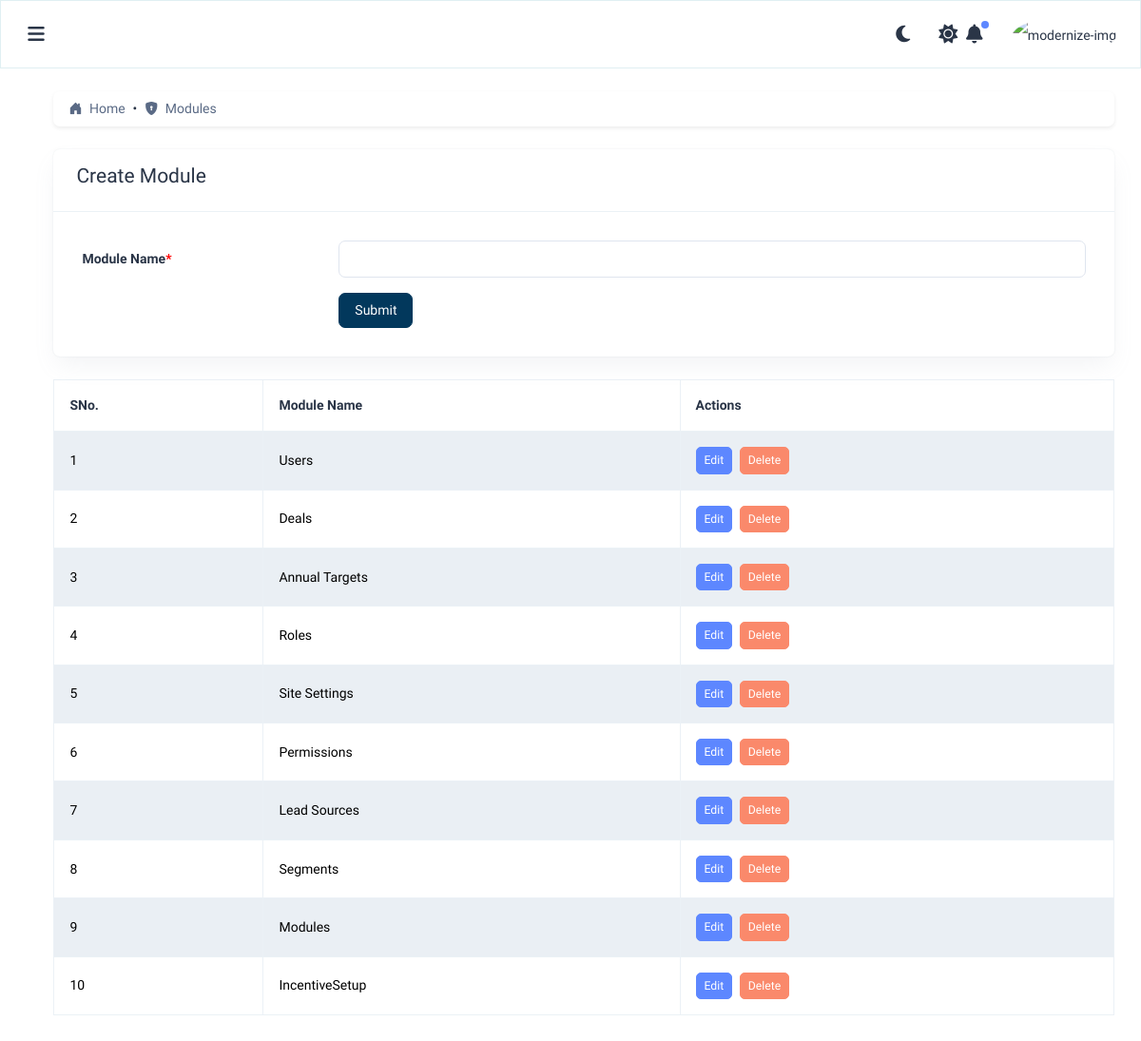
The page /module/ on the database its author committed.
### incentives/models.py (models this page shows, shortened)
class AuditMixin(models.Model):
    created_by = models.CharField(max_length=100, null=True, blank=True)
    updated_by = models.CharField(max_length=100, null=True, blank=True)
    created_at = models.DateTimeField(default=timezone.now)
    updated_at = models.DateTimeField(auto_now=True)
    class Meta:
        abstract = True

class Module(AuditMixin):
    module = models.CharField(max_length=100, unique=True)

### incentives/views.py (the view)
# urls.py: path('module/', views.module, name='module'),
def module(request):
    modules = Module.objects.all()
    edit_id = request.GET.get('edit')
    if edit_id:
        instance = get_object_or_404(Module, pk=edit_id)
    else:
        instance = None
    if request.method == 'POST':
        if 'delete_id' in request.POST:
            delete_id = request.POST.get('delete_id')
            Module.objects.filter(pk=delete_id).delete()
            return redirect('module')  # After delete, clean reload
        form = ModuleForm(request.POST, instance=instance)
        if form.is_valid():
            form.save()
            return redirect('module')  # After save, clean reload
    else:
        form = ModuleForm(instance=instance)
    return render(request, 'owner/settings/module.html', {
        'modules': modules,  # <<< correct name (small m)
        'form': form,
        'editing': bool(edit_id),
    })

### incentives/forms.py
class ModuleForm(forms.ModelForm):
    class Meta:
        model = Module
        fields = ['module']

### incentives/templates/owner/settings/module.html (shortened to what this page needs)
{% extends 'layouts/layout.html' %}
{% load static %}
{% load form_filters %}
{% block content %}
<div class="card mb-4 shadow-sm">
  <div class="card-body py-2 px-3">
    <nav aria-label="breadcrumb">
      <ol class="breadcrumb mb-0">
        <li class="breadcrumb-item">
          <a href="{% url 'admin_dashboard' %}" class="text-decoration-none text-primary">
            <i class="bi bi-house-door-fill me-1"></i> Home
          </a>
        </li>
        <li class="breadcrumb-item active" aria-current="page">
          <i class="bi bi-shield-lock-fill me-1"></i> Modules
        </li>
      </ol>
    </nav>
  </div>
</div>
<div class="col-lg-12 mb-4">
  <div class="card">
    <div class="px-4 py-3 border-bottom">
        <h4>{% if editing %}Edit{% else %}Create{% endif %} Module</h4>
    </div>
    <div class="card-body">
      <form method="post" novalidate>
        <div class="mb-3 row align-items-center">
          <label class="col-sm-3 col-form-label">Module Name<span class="mandy">*</span></label>
          <div class="col-sm-9">
            <input type="text" name="module" class="form-control" value="{{ form.module.value|default:'' }}" required>
          </div>
        </div>
       <div class="row">
        <div class="col-sm-3"></div>
        <div class="col-sm-9">
          <button type="submit" class="btn btn-custom me-2">Submit</button>
        </div>
      </div>
      </form>
    </div>
  </div>
</div>
<table class="table table-bordered table-striped align-middle">
    <thead>
      <tr>
        <th>SNo.</th>
        <th>Module Name</th>
        <th>Actions</th>
      </tr>
    </thead>
    <tbody>
      {% for module in modules %}
      <tr>
        <td>{{ forloop.counter }}</td>
        <td>{{ module.module }}</td>
        <td>
          <a class="btn btn-primary btn-sm me-1" href="?edit={{ module.id }}">Edit</a>
          <form method="post" style="display:inline;">
            <button type="submit" class="btn btn-danger btn-sm" onclick="return confirm('Are you sure you want to delete this module?')">Delete</button>
          </form>
        </td>
      </tr>
      {% empty %}
      <tr>
        <td colspan="3" class="text-center">No modules found.</td>
      </tr>
      {% endfor %}
    </tbody>
  </table>
      </div>
    </div>
  </div>
{% endblock %}

### incentives/static/css/main.css (style rules this page uses)
:root { --theme-color: #02385c; --secondary-color:#017d91; --text-color: #ffffffba; --shadow-color:#017d911f; }
.btn-custom { --bs-btn-color: #fff; --bs-btn-bg: var(--theme-color); --bs-btn-border-color: var(--theme-color); --bs-btn-hover-color: #fff; --bs-btn-hover-bg: var(--theme-color); --bs-btn-hover-border-color: var(--theme-color); --bs-btn-focus-shadow-rgb: 255, 186, 65; --bs-btn-active-color: #fff; --bs-btn-active-bg: var(--theme-color); --bs-btn-active-border-color: var(--theme-color); --bs-btn-active-shadow: inset 0 3px 5px rgba(0, 0, 0, 0.125); --bs-btn-disabled-color: #fff; --bs-btn-disabled-bg: var(--theme-color); --bs-btn-disabled-border-color: var(--theme-color); }
.mandy { color: red; }
.text-primary { --bs-text-opacity: 1; color: rgba(var(--theme-color), var(--bs-text-opacity)) !important; }

### rows shown on the page
Module: module "Users"
Module: module "Deals"
Module: module "Annual Targets"
Module: module "Roles"
Module: module "Site Settings"
Module: module "Permissions"
Module: module "Lead Sources"
Module: module "Segments"
Module: module "Modules"
Module: module "IncentiveSetup"
